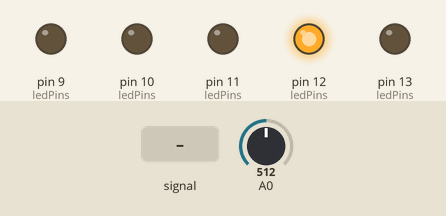
Bench run of a sketch on a simulated Arduino Uno, built with avr-gcc and run on an emulated ATmega328P. On the bench: output pins drawn as LEDs (lit = HIGH). Dashed ring = blinking. The test bench sets the inputs (shaded band); at power-on: A0 = 512.

Above: at 1.2 s.
1.3 s: A0 set to 0
At 1.7 s:
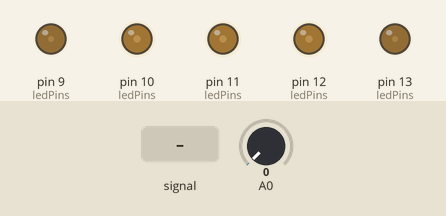
2.8 s: A0 set to 122
At 3.83 s:
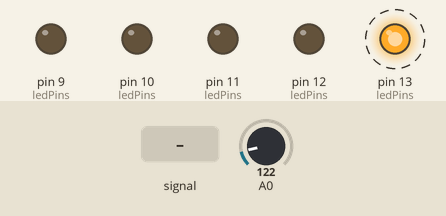
5.8 s: A0 fed a 200 Hz sine of ±81 counts around its level
At 6.4 s:
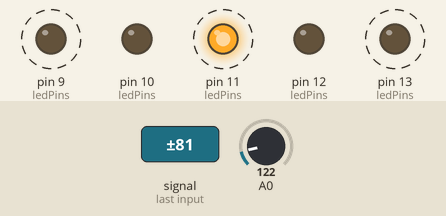
Timing chart, 0 to 14.8 s (numbered marks = the images above; inputs shaded):
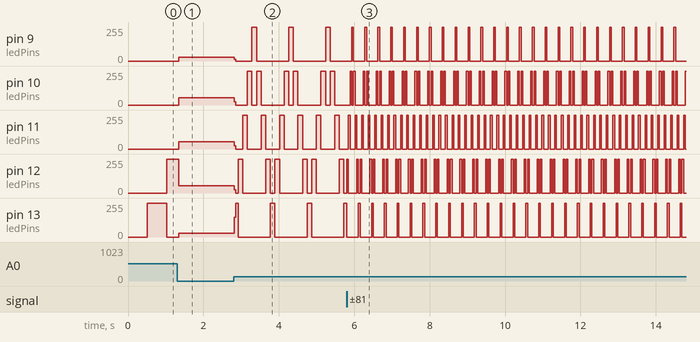

The sketch:

runningLight.ino
```cpp
// Sketch re: http://arduino.stackexchange.com/questions/19605/running-light-without-delay-and-a-potentiometer

// Set constants for pins with LEDs
enum {
  led1 = 13, led2 = 12, led3 = 11, led4 = 10, led5 = 9};

// Make an array with the LED pin numbers
byte ledPins[] = {
  led1, led2, led3, led4, led5 };

// # of entries in ledPins:
enum {
  numLeds = sizeof(ledPins) / sizeof ledPins[0]};

//count to track which LEDs are HIGH and which are LOW
int count = numLeds-1;      // Will roll over to 0

// To store last time LED was updated
unsigned long previousMillis = 0;

//direction forward
boolean forward = true;

void setup() {
  // initialize digital pin outputs
  for (byte i=0; i<numLeds; ++i)
    pinMode(ledPins[i], OUTPUT);

  // initialize serial communication at 9600 bits per second:
  Serial.begin(9600);
}

// loop() runs over and over again forever:
void loop() {
  unsigned long currentMillis = millis();
  // read input on analog pin 0:
  int deli = analogRead(A0);
  float voltage = deli * (5.0 / 1023.0);

  // Print out the value and corresponding voltage you read:
  // Serial.println("Value: %d and Voltage: %f", pause, voltage);
  // Serial.print("Value: ");
  // Serial.println(deli);
  // Serial.print("Volts: ");
  // Serial.println(voltage);

  if (currentMillis - previousMillis >= deli) {
    // Save the last time we blinked the LED
    previousMillis = currentMillis;

    if(forward){
      // Turn off current LED, turn on next one
      digitalWrite(ledPins[count], LOW);
      count = (count+1) % numLeds;
      digitalWrite(ledPins[count], HIGH);

      if(count == numLeds-1 ){
        forward = false;
        count = 0;
      }
    }
    else {
      digitalWrite(ledPins[count + numLeds-1], LOW);
      count = (count - 1) % numLeds;
      digitalWrite(ledPins[count + numLeds-1], HIGH);

      if(count + numLeds-1 == 0){
        forward = true;
        count = 0;
      }
    }
  }
}
```

Measured:
- after the input at 1.3 s, pin 9 (ledPins), pin 13 (ledPins): 0/255 → 28/255 at once; pin 12 (ledPins): 255/255 → 54/255 at once
- after the input at 2.8 s, pin 9 (ledPins): 28/255 → 13/255 at once, then repeats every 0.98 s: 255/255 0.12 s, 0/255 0.85 s; pin 12 (ledPins): 54/255 → 25/255 at once, then moves between 0/255 and 255/255, repeating every 0.98 s; pin 13 (ledPins): alternates 255/255 for 0.12 s and 0/255 for 0.85 s, starting at once
- after the input at 5.8 s, pin 9 (ledPins): alternates 255/255 for 0.04 s and 0/255 for 0.30 s, starting after 0.13 s; pin 11 (ledPins): alternates 255/255 for 0.04 s and 0/255 for 0.13 s, starting at once; pin 13 (ledPins): alternates 255/255 for 0.04 s and 0/255 for 0.30 s, starting at once
- by itself, pin 10 (ledPins): repeats every 0.35 s: 0/255 0.04 s, 255/255 0.04 s, 0/255 0.22 s, 255/255 0.04 s
